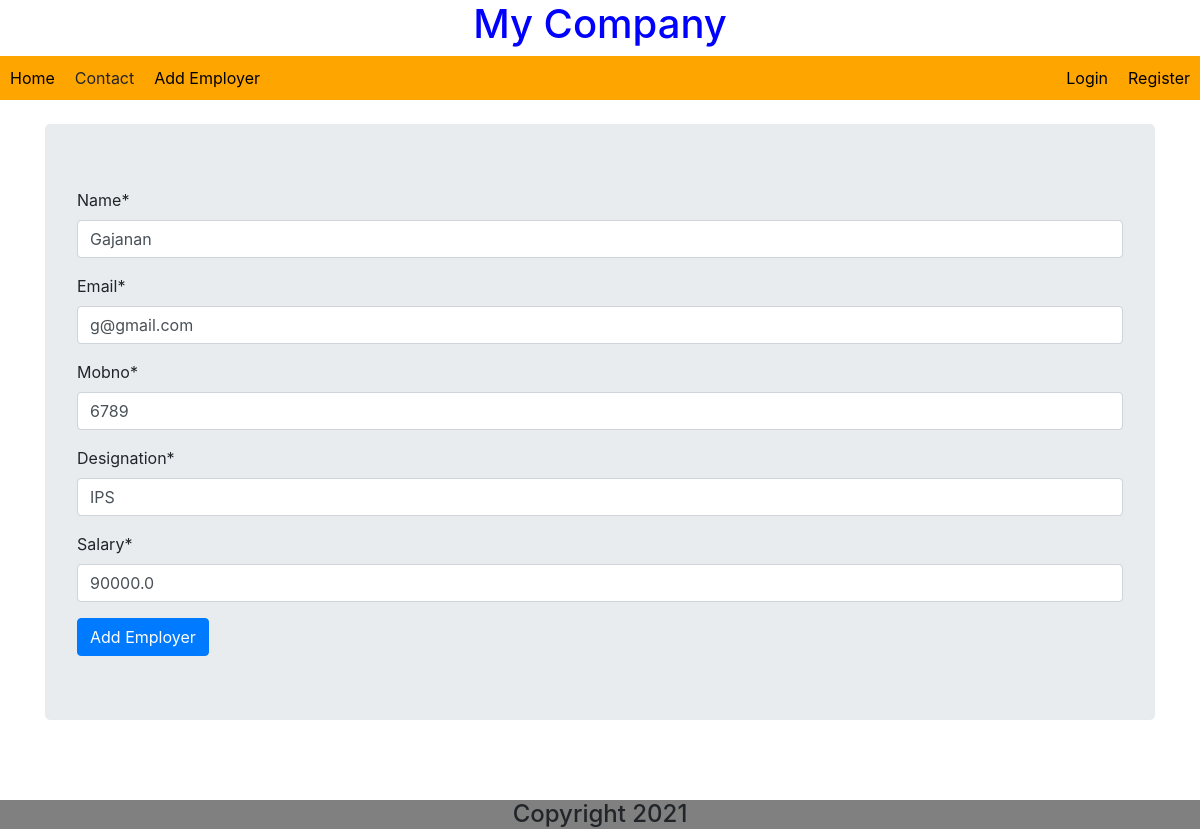
Page /ca/update/5/ on the committed database.
### CRUDAuthApp/models.py (models this page shows)
class Employer(models.Model):
    name = models.CharField(max_length=32)
    email = models.CharField(max_length=32)
    mobno = models.IntegerField()
    designation = models.CharField(max_length=32)
    salary = models.FloatField()

### CRUDAuthApp/views.py (the view)
# urls.py: path('update/<int:pk>/',EmployerUpdateView.as_view(),name='emp_update'),
class EmployerUpdateView(UpdateView):
    model = Employer
    fields = '__all__'
    success_url = '/ca/home/'

### templates/CRUDAuthApp/employer_form.html (shortened to what this page needs)
{% extends 'layout.html' %}
{% load crispy_forms_tags %}
{% block content %}
    <div class="container">
        <form method="post" class="jumbotron">
            {{form|crispy}}
            <input type="submit" value="Add Employer" class="btn btn-primary">
        </form>
    </div>
{% endblock %}

### static/CRUDAuthApp/style.css (style rules this page uses)
body { background-color: lightgreen; }

### rows in the picture
Employer: name "Gajanan", email "g@gmail.com", mobno "6789", designation "IPS", salary "90000.0"
